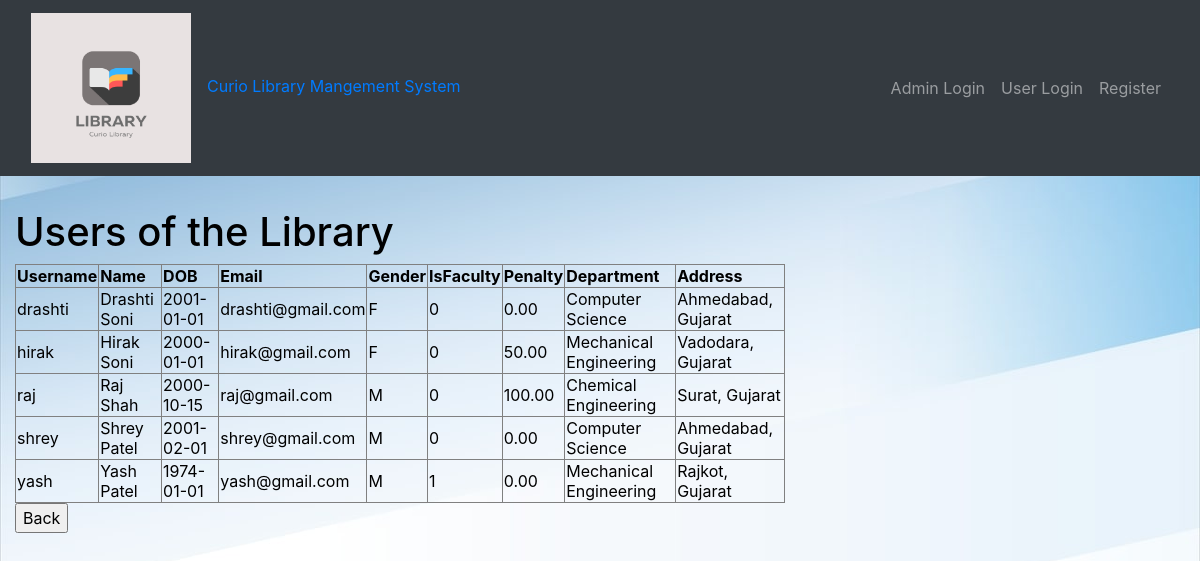
Page /ShowUsers.php on the committed database.
### tables this page shows
CREATE TABLE IF NOT EXISTS `student_faculty` (
  `Username` varchar(15) NOT NULL,
  `Name` varchar(30) NOT NULL,
  `DOB` date DEFAULT NULL,
  `Email` varchar(30) NOT NULL,
  `Gender` char(1) NOT NULL,
  `Address` varchar(50) DEFAULT NULL,
  `IsFaculty` tinyint(1) NOT NULL,
  `Penalty` decimal(5,2) NOT NULL DEFAULT '0.00',
  `Dept` varchar(50) DEFAULT NULL,
  PRIMARY KEY (`Username`)
);

### ShowUsers.php (the view, shortened to what this page needs)
<?php
include 'dbinfo.php';
?>
<html>
<head>
	<link rel="stylesheet" type="text/css" href="bootstrap-4.4.1/css/bootstrap.min.css">
</head>
<body>
	<nav class="navbar navbar-expand-lg navbar-dark bg-dark">
		<div class="container-fluid">
			<div class="navbar-header">
				<a href="login.php"><img class="navbar-brand brand-name"
       src="images/logo.png" alt="logo" width="160" height="160">Curio Library Mangement System</a>
				</div>
			<ul class="nav navbar-nav navbar-right">
				<li class="nav-item">
					<a class="nav-link" href="Login.php">Admin Login</a>
				</li>
				<li class="nav-item">
					<a class="nav-link" href="Login.php">User Login</a>
				</li>
				<li class="nav-item">
					<a class="nav-link" href="NewUserRegistration.php">Register</a>
				</li>
			</ul>
		</div>
		</nav><br>
<div class="col-md-8" id="main_content">
<?php
$link = mysqli_connect($host,$user,$pass) or die( "Unable to connect");
mysqli_select_db($link, $database) or die( "Unable to select database");
$sql_query = "CALL listusers()";
$result_sqlquery = mysqli_query($link, $sql_query) or die(mysqli_error($link));
?>
<body>
<h1>Users of the Library</h1>
<form action="AdminSummary.php" method="post">
<table border="1" style="width:100%">
  <tr>
    <th>Username</th>
    <th>Name</th>
    <th>DOB</th>
    <th>Email</th>
    <th>Gender</th>
    <th>IsFaculty</th>
    <th>Penalty</th>
    <th>Department</th>
    <th>Address</th>
  </tr>
 <?php while($row = mysqli_fetch_array($result_sqlquery)){
    $username = $row['Username'];
    $name = $row['Name'];
    $dob = $row['DOB'];
    $email = $row['Email'];
    $gender = $row['Gender'];
    $isfaculty = $row['IsFaculty'];
	$penalty = $row['Penalty'];
    $department = $row['Dept'];
	$address = $row['Address'];
  ?>
    <td><?php echo $username; ?></td>
    <td><?php echo $name; ?></td>
    <td><?php echo $dob; ?></td>
    <td><?php echo $email; ?></td>
    <td><?php echo $gender; ?></td>
    <td><?php echo $isfaculty; ?></td>
    <td><?php echo $penalty; ?></td>
    <td><?php echo $department; ?></td>
    <td><?php echo $address; ?></td>
<?php
}
?>
</table>
<input type="submit" value="Back"/>
</form>
</body>
</html>

### ShowUsers.php (style rules this page uses)
body { color: black; background-image: url('images/yale library.jpg'); background-repeat: no-repeat; background-attachment: fixed; background-size: 100% 100%; }

### rows in the picture
student_faculty: Username "drashti", Name "Drashti Soni", DOB "2001-01-01", Email "drashti@gmail.com", Gender "F", IsFaculty "0", Penalty "0.00", Dept "Computer Science", Address "Ahmedabad, Gujarat"
student_faculty: Username "hirak", Name "Hirak Soni", DOB "2000-01-01", Email "hirak@gmail.com", Gender "F", IsFaculty "0", Penalty "50.00", Dept "Mechanical Engineering", Address "Vadodara, Gujarat"
student_faculty: Username "raj", Name "Raj Shah", DOB "2000-10-15", Email "raj@gmail.com", Gender "M", IsFaculty "0", Penalty "100.00", Dept "Chemical Engineering", Address "Surat, Gujarat"
student_faculty: Username "shrey", Name "Shrey Patel", DOB "2001-02-01", Email "shrey@gmail.com", Gender "M", IsFaculty "0", Penalty "0.00", Dept "Computer Science", Address "Ahmedabad, Gujarat"
student_faculty: Username "yash", Name "Yash Patel", DOB "1974-01-01", Email "yash@gmail.com", Gender "M", IsFaculty "1", Penalty "0.00", Dept "Mechanical Engineering", Address "Rajkot, Gujarat"
